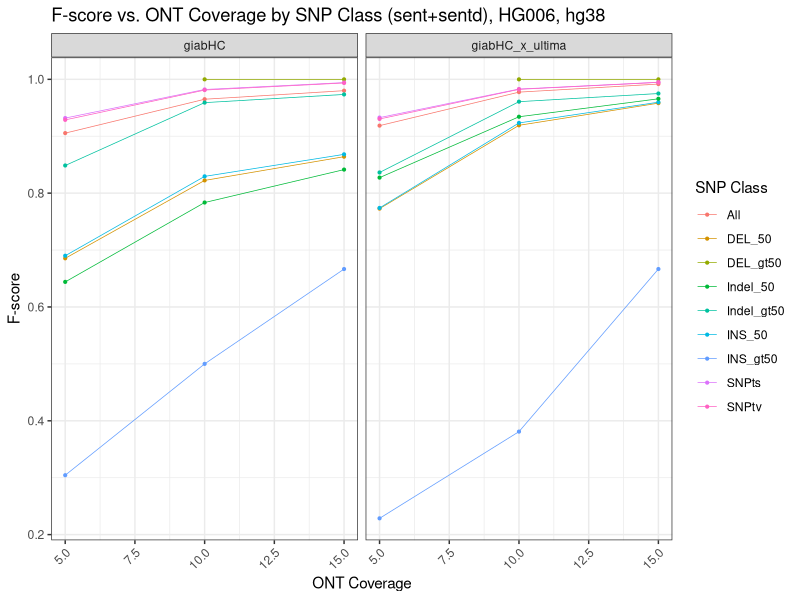

Write the R code that produced this figure.
library(ggplot2)
library(dplyr)


d<-read.csv('./giab_all_downsampled_proc.tsv',sep='\t',header=TRUE)

# Prepare the data
d_filtered <- d %>%
  filter(
    CmpFootprint %in% c('giabHC', 'giabHC_x_ultima'),
    ONT_cov > 0,
    paste0(Aligner, "+", SNVCaller) == 'ont+sentdont'
  ) %>%
  group_by(CmpFootprint, SNPClass, ONT_cov) %>%
  summarize(mean_Fscore = mean(Fscore, na.rm=TRUE)) %>%
  ungroup()

# Create line plot
ggplot(d_filtered, aes(x = ONT_cov, y = mean_Fscore, color = SNPClass)) +
  geom_line(size=0.25) +
  geom_point(size=0.75) +
  facet_wrap(~CmpFootprint) +
  labs(
    x = "ONT Coverage",
    y = "F-score",
    title = "F-score vs. ONT Coverage by SNP Class (sent+sentd), HG006, hg38",
    color = "SNP Class"
  ) +
  theme_bw() +
  theme(axis.text.x = element_text(angle = 45, hjust = 1))